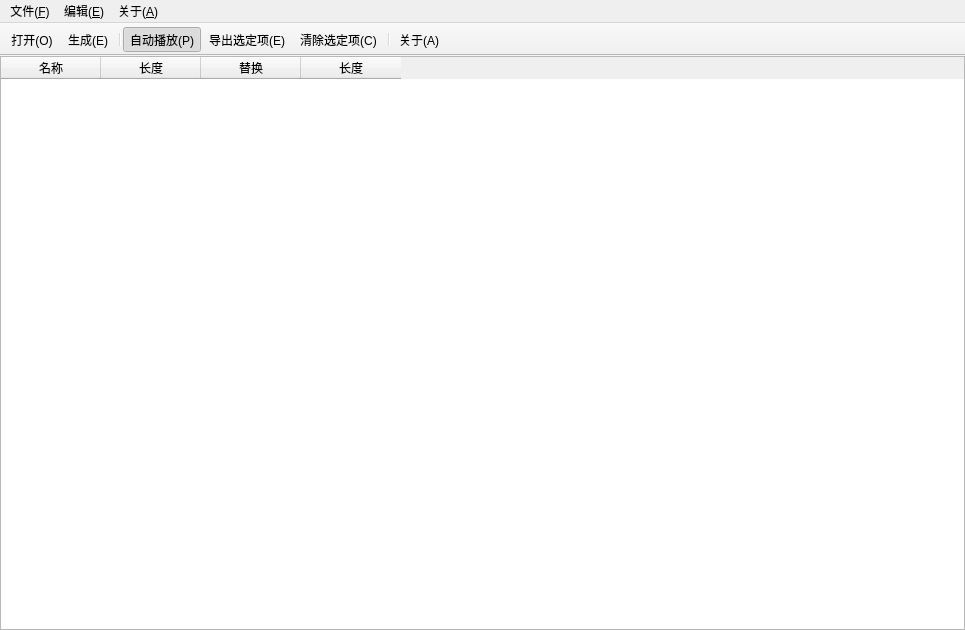
<?xml version="1.0" encoding="UTF-8"?>
<ui version="4.0">
 <class>BankEditorClass</class>
 <widget class="QMainWindow" name="BankEditorClass">
  <property name="geometry">
   <rect>
    <x>0</x>
    <y>0</y>
    <width>965</width>
    <height>630</height>
   </rect>
  </property>
  <property name="windowTitle">
   <string>Bank 音源修改工具</string>
  </property>
  <widget class="QWidget" name="centralWidget">
   <layout class="QVBoxLayout" name="verticalLayout">
    <property name="spacing">
     <number>0</number>
    </property>
    <property name="leftMargin">
     <number>0</number>
    </property>
    <property name="topMargin">
     <number>0</number>
    </property>
    <property name="rightMargin">
     <number>0</number>
    </property>
    <property name="bottomMargin">
     <number>0</number>
    </property>
    <item>
     <widget class="QTableWidget" name="table_bank">
      <property name="font">
       <font>
        <family>Consolas</family>
       </font>
      </property>
      <property name="selectionMode">
       <enum>QAbstractItemView::ExtendedSelection</enum>
      </property>
      <property name="selectionBehavior">
       <enum>QAbstractItemView::SelectRows</enum>
      </property>
      <column>
       <property name="text">
        <string>名称</string>
       </property>
      </column>
      <column>
       <property name="text">
        <string>长度</string>
       </property>
      </column>
      <column>
       <property name="text">
        <string>替换</string>
       </property>
      </column>
      <column>
       <property name="text">
        <string>长度</string>
       </property>
      </column>
     </widget>
    </item>
   </layout>
  </widget>
  <widget class="QMenuBar" name="menuBar">
   <property name="geometry">
    <rect>
     <x>0</x>
     <y>0</y>
     <width>965</width>
     <height>26</height>
    </rect>
   </property>
   <widget class="QMenu" name="menu_File">
    <property name="title">
     <string>文件(&amp;F)</string>
    </property>
    <addaction name="action_Open"/>
    <addaction name="action_Close"/>
    <addaction name="separator"/>
    <addaction name="action_Generate"/>
    <addaction name="separator"/>
    <addaction name="action_Quit"/>
   </widget>
   <widget class="QMenu" name="menu_Edit">
    <property name="title">
     <string>编辑(&amp;E)</string>
    </property>
    <addaction name="action_AutoPlay"/>
    <addaction name="separator"/>
    <addaction name="action_Export"/>
    <addaction name="action_Clear"/>
   </widget>
   <widget class="QMenu" name="menu_About">
    <property name="title">
     <string>关于(&amp;A)</string>
    </property>
    <addaction name="action_About"/>
   </widget>
   <addaction name="menu_File"/>
   <addaction name="menu_Edit"/>
   <addaction name="menu_About"/>
  </widget>
  <widget class="QToolBar" name="mainToolBar">
   <property name="movable">
    <bool>false</bool>
   </property>
   <property name="floatable">
    <bool>false</bool>
   </property>
   <attribute name="toolBarArea">
    <enum>TopToolBarArea</enum>
   </attribute>
   <attribute name="toolBarBreak">
    <bool>false</bool>
   </attribute>
   <addaction name="action_Open"/>
   <addaction name="action_Generate"/>
   <addaction name="separator"/>
   <addaction name="action_AutoPlay"/>
   <addaction name="action_Export"/>
   <addaction name="action_Clear"/>
   <addaction name="separator"/>
   <addaction name="action_About"/>
  </widget>
  <action name="action_Open">
   <property name="text">
    <string>打开(&amp;O)</string>
   </property>
   <property name="shortcut">
    <string>Ctrl+O</string>
   </property>
  </action>
  <action name="action_Close">
   <property name="text">
    <string>关闭(&amp;C)</string>
   </property>
   <property name="shortcut">
    <string>Ctrl+F4</string>
   </property>
  </action>
  <action name="action_Generate">
   <property name="text">
    <string>生成(&amp;E)</string>
   </property>
   <property name="shortcut">
    <string>Ctrl+E</string>
   </property>
  </action>
  <action name="action_Quit">
   <property name="text">
    <string>退出(&amp;Q)</string>
   </property>
  </action>
  <action name="action_AutoPlay">
   <property name="checkable">
    <bool>true</bool>
   </property>
   <property name="checked">
    <bool>true</bool>
   </property>
   <property name="text">
    <string>自动播放(&amp;P)</string>
   </property>
  </action>
  <action name="action_Export">
   <property name="text">
    <string>导出选定项(&amp;E)</string>
   </property>
  </action>
  <action name="action_Clear">
   <property name="text">
    <string>清除选定项(&amp;C)</string>
   </property>
  </action>
  <action name="action_About">
   <property name="text">
    <string>关于(&amp;A)</string>
   </property>
  </action>
 </widget>
 <layoutdefault spacing="6" margin="11"/>
 <resources>
  <include location="BankEditor.qrc"/>
 </resources>
 <connections/>
</ui>
